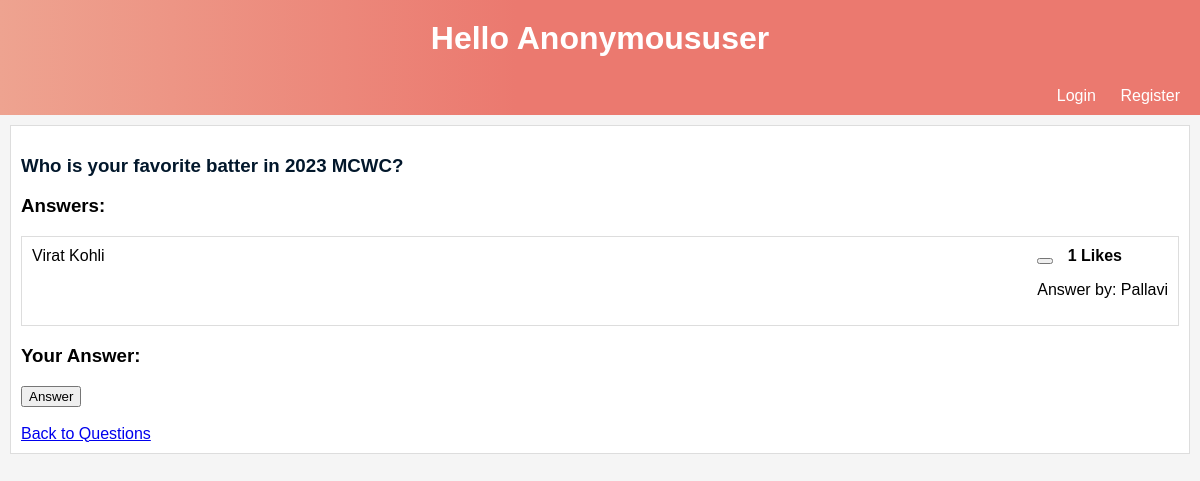
The app's page /questions/2/ with its own data.
### quora_app/models.py (models this page shows)
class Question(models.Model):
    title = models.CharField(max_length=200)
    user = models.ForeignKey(User, on_delete=models.CASCADE)
    created_at = models.DateTimeField(auto_now_add=True)

class Answer(models.Model):
    question = models.ForeignKey(Question, on_delete=models.CASCADE)
    user = models.ForeignKey(User, on_delete=models.CASCADE)
    content = models.TextField()
    created_at = models.DateTimeField(auto_now_add=True)
    likes = models.ManyToManyField(User, related_name='liked_answers')

### quora_app/views.py (the view)
# urls.py: path('questions/<int:question_id>/', views.question_detail, name='question_detail'),
def question_detail(request, question_id):
    question = Question.objects.get(pk=question_id)
    answers = Answer.objects.filter(question=question)
    return render(request, 'question_detail.html', {'question': question, 'answers': answers})

### quora_app/templates/question_detail.html (shortened to what this page needs)
<!DOCTYPE html>
<html>
<head>
    <link rel="stylesheet" href="https://cdnjs.cloudflare.com/ajax/libs/font-awesome/6.3.0/css/all.min.css">
</head>
<body>
<h1>Hello {{ request.user|title }}</h1>
<div id="navigation">
    {% if user.is_authenticated %}
        <a href="{% url 'user_logout' %}">Logout</a>
    {% else %}
        <a href="{% url 'user_login' %}">Login</a>
        <a href="{% url 'user_register' %}">Register</a>
    {% endif %}
</div>
<div class="task-wrapper">
    <div class="task-title">
        <h3><a class="task-link" href="{% url 'question_detail' question.id %}">{{ question.title }}</a></h3>
    </div>
    <h3>Answers:</h3>
    <ul class="answer-list">
        {% for answer in answers %}
            <li class="answer-item">
                <div class="answer-content">
                    {{ answer.content }}
                </div>
                <div class="answer-info">
                    <form method="post" action="{% url 'like_answer' answer.id %}">
                        <button type="submit" class="like-button">
                        </button>
                        <span class="like-count">{{ answer.likes.count }} Likes</span>
                    </form>
                    <p>Answer by: {{ answer.user.username }}</p>
                </div>
            </li>
        {% endfor %}
    </ul>
    <h3>Your Answer:</h3>
    <form method="post" action="{% url 'answer_question' question.id %}">
        <button type="submit">Answer</button>
    </form>
    <br>
    <a href="{% url 'question_list' %}">Back to Questions</a>
</div>
</body>
</html>

### quora_app/templates/question_detail.html (style rules this page uses)
body { font-family: Arial, sans-serif; margin: 0; padding: 0; background-color: #f5f5f5; }
h1 { text-align: center; background: linear-gradient(90deg, #EEA390 0%, #EB796F 43%, #EB796F 100%); color: #fff; padding: 20px; margin: 0; }
#navigation { background: linear-gradient(90deg, #EEA390 0%, #EB796F 43%, #EB796F 100%); color: #fff; padding: 10px; text-align: right; }
#navigation a { text-decoration: none; color: #fff; margin: 10px; }
.task-wrapper { background-color: #fff; margin: 10px; padding: 10px; border: 1px solid #ddd; }
.task-title { margin-bottom: 10px; }
.task-link { text-decoration: none; color: #02172b; }
.like-button { display: inline-block; cursor: pointer; }
.like-count { margin-left: 10px; font-weight: bold; }
.answer-list { list-style: none; padding: 0; }
.answer-item { border: 1px solid #ddd; padding: 10px; margin-bottom: 10px; }
.answer-content { float: left; }
.answer-info { float: right; }
.answer-item:after { content: ""; display: table; clear: both; }

### records on screen
Question: title "Who is your favorite batter in 2023 MCWC?"
Answer: content "Virat Kohli", likes.count "1", user.username "Pallavi"

### other values on screen
{{ request.user|title }} "Anonymoususer"
